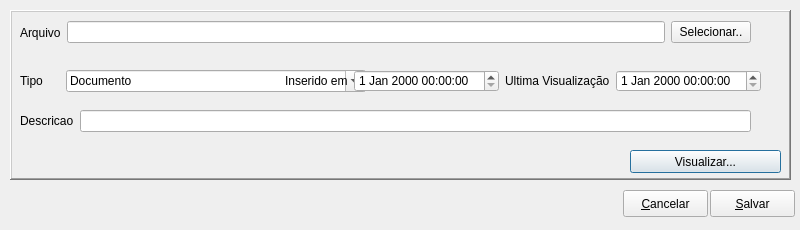
<?xml version="1.0" encoding="UTF-8"?>
<ui version="4.0">
 <class>Editfiles</class>
 <widget class="QDialog" name="Editfiles">
  <property name="geometry">
   <rect>
    <x>0</x>
    <y>0</y>
    <width>800</width>
    <height>230</height>
   </rect>
  </property>
  <property name="windowTitle">
   <string>Edit</string>
  </property>
  <widget class="QFrame" name="frame">
   <property name="geometry">
    <rect>
     <x>10</x>
     <y>10</y>
     <width>781</width>
     <height>170</height>
    </rect>
   </property>
   <property name="frameShape">
    <enum>QFrame::WinPanel</enum>
   </property>
   <property name="frameShadow">
    <enum>QFrame::Raised</enum>
   </property>
   <widget class="QPushButton" name="PshButtonVisualizar">
    <property name="geometry">
     <rect>
      <x>620</x>
      <y>140</y>
      <width>151</width>
      <height>23</height>
     </rect>
    </property>
    <property name="text">
     <string>Visualizar...</string>
    </property>
   </widget>
   <widget class="QWidget" name="layoutWidget">
    <property name="geometry">
     <rect>
      <x>10</x>
      <y>10</y>
      <width>731</width>
      <height>25</height>
     </rect>
    </property>
    <layout class="QHBoxLayout" name="horizontalLayout">
     <item>
      <widget class="QLabel" name="LblNome_2">
       <property name="text">
        <string>Arquivo</string>
       </property>
      </widget>
     </item>
     <item>
      <widget class="QLineEdit" name="lineEditName"/>
     </item>
     <item>
      <widget class="QPushButton" name="pushButtonSelecionar">
       <property name="text">
        <string>Selecionar..</string>
       </property>
      </widget>
     </item>
    </layout>
   </widget>
   <widget class="QWidget" name="layoutWidget">
    <property name="geometry">
     <rect>
      <x>10</x>
      <y>100</y>
      <width>731</width>
      <height>22</height>
     </rect>
    </property>
    <layout class="QHBoxLayout" name="horizontalLayout_2">
     <item>
      <widget class="QLabel" name="LblDescricao">
       <property name="text">
        <string>Descricao</string>
       </property>
      </widget>
     </item>
     <item>
      <widget class="QLineEdit" name="LnEdtDescricao"/>
     </item>
    </layout>
   </widget>
   <widget class="QWidget" name="layoutWidget">
    <property name="geometry">
     <rect>
      <x>10</x>
      <y>60</y>
      <width>741</width>
      <height>22</height>
     </rect>
    </property>
    <layout class="QHBoxLayout" name="horizontalLayout_3">
     <item>
      <widget class="QLabel" name="LblTipo">
       <property name="minimumSize">
        <size>
         <width>40</width>
         <height>0</height>
        </size>
       </property>
       <property name="maximumSize">
        <size>
         <width>40</width>
         <height>16777215</height>
        </size>
       </property>
       <property name="text">
        <string>Tipo</string>
       </property>
      </widget>
     </item>
     <item>
      <widget class="SComboBox" name="CmbBxTipo">
       <property name="minimumSize">
        <size>
         <width>300</width>
         <height>0</height>
        </size>
       </property>
       <property name="editable">
        <bool>true</bool>
       </property>
       <property name="sizeAdjustPolicy">
        <enum>QComboBox::AdjustToContents</enum>
       </property>
       <item>
        <property name="text">
         <string>Documento</string>
        </property>
       </item>
       <item>
        <property name="text">
         <string>Imagem</string>
        </property>
       </item>
      </widget>
     </item>
     <item>
      <widget class="QLabel" name="label">
       <property name="text">
        <string>Inserido em</string>
       </property>
      </widget>
     </item>
     <item>
      <widget class="QDateTimeEdit" name="dateTimeEditCreated"/>
     </item>
     <item>
      <widget class="QLabel" name="label_2">
       <property name="text">
        <string>Ultima Visualização</string>
       </property>
      </widget>
     </item>
     <item>
      <widget class="QDateTimeEdit" name="dateTimeEditLastAccesss"/>
     </item>
    </layout>
   </widget>
  </widget>
  <widget class="QPushButton" name="PshBtnCancel">
   <property name="geometry">
    <rect>
     <x>623</x>
     <y>190</y>
     <width>85</width>
     <height>27</height>
    </rect>
   </property>
   <property name="text">
    <string>&amp;Cancelar</string>
   </property>
  </widget>
  <widget class="QPushButton" name="PshBtnSave">
   <property name="geometry">
    <rect>
     <x>710</x>
     <y>190</y>
     <width>85</width>
     <height>27</height>
    </rect>
   </property>
   <property name="text">
    <string>&amp;Salvar</string>
   </property>
  </widget>
 </widget>
 <customwidgets>
  <customwidget>
   <class>SComboBox</class>
   <extends>QComboBox</extends>
   <header location="global">scombobox.h</header>
  </customwidget>
 </customwidgets>
 <tabstops>
  <tabstop>lineEditName</tabstop>
  <tabstop>pushButtonSelecionar</tabstop>
  <tabstop>CmbBxTipo</tabstop>
  <tabstop>dateTimeEditCreated</tabstop>
  <tabstop>dateTimeEditLastAccesss</tabstop>
  <tabstop>LnEdtDescricao</tabstop>
  <tabstop>PshBtnCancel</tabstop>
  <tabstop>PshBtnSave</tabstop>
 </tabstops>
 <resources/>
 <connections/>
</ui>
